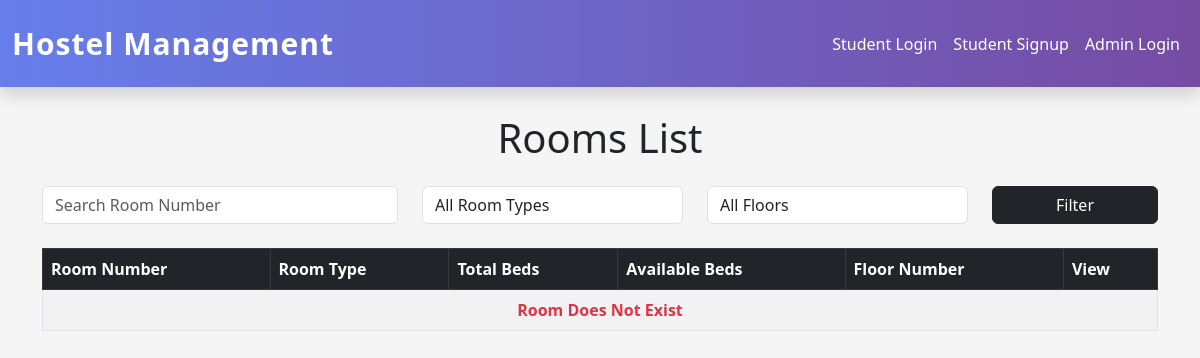
/room-list/, run on an earlier commit of the app's database.
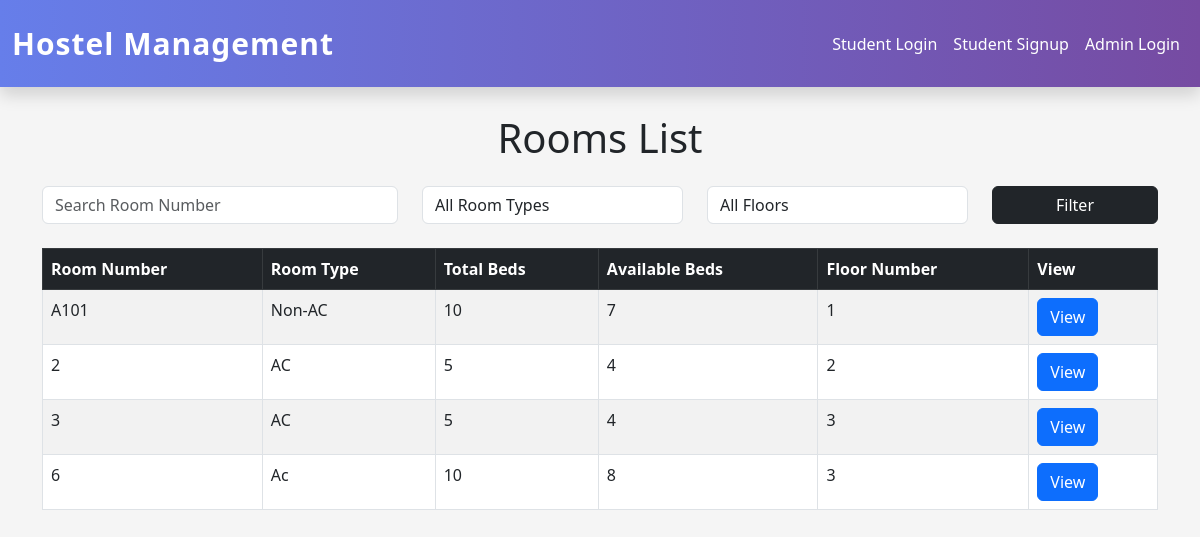
And on a later commit of the database.
### hostel_app/models.py (models this page shows, shortened)
class Room(models.Model):
    ROOM_TYPES = [
        ('AC', 'AC'),
        ('Non-AC', 'Non-AC'),
    ]
    room_number = models.CharField(
        max_length=20,
        unique=True
    )
    room_type = models.CharField(
        max_length=20,
        choices=ROOM_TYPES
    )
    total_beds = models.IntegerField()
    available_beds = models.IntegerField()
    floor_number = models.IntegerField()

### hostel_app/views.py (the view)
# urls.py: path('room-list/',views.room_list,name='room-list'),
def room_list(request):
    rooms = Room.objects.all()
    search = request.GET.get('search')
    room_type = request.GET.get('room_type')
    floor = request.GET.get('floor')
    if search:
        rooms = rooms.filter(
            room_number__icontains=search
        )
    if room_type:
        rooms = rooms.filter(
            room_type=room_type
        )
    if floor:
        rooms = rooms.filter(
            floor_number=floor
        )
    floors = Room.objects.values_list(
        'floor_number',
        flat=True
    ).distinct()
    context = {
        "rooms": rooms,
        "floors": floors
    }
    return render(
        request,
        "rooms/room_list.html",
        context
    )

### hostel_app/templates/rooms/room_list.html (shortened to what this page needs)
{% extends "master.html" %}
{% block content %}
<h1 class="text-center mt-4 mb-4">
    Rooms List
</h1>
<form method="GET" class="row mb-4">
    <div class="col-md-4">
        <input
            type="text"
            name="search"
            class="form-control"
            placeholder="Search Room Number"
        >
    </div>
    <div class="col-md-3">
        <select
            name="room_type"
            class="form-control"
        >
            <option value="">
                All Room Types
            </option>
        </select>
    </div>
    <div class="col-md-3">
        <select
            name="floor"
            class="form-control"
        >
            <option value="">
                All Floors
            </option>
        </select>
    </div>
    <div class="col-md-2">
        <button
            type="submit"
            class="btn btn-dark w-100"
        >
            Filter
        </button>
    </div>
</form>
    <table class="table table-striped table-bordered">
        <thead class="table-dark">
            <tr>
                <th>Room Number</th>
                <th>Room Type</th>
                <th>Total Beds</th>
                <th>Available Beds</th>
                <th>Floor Number</th>
                {% if user.is_staff %}
                    <th>Action</th>
                {% else %}
                    <th>View</th>
                {% endif %}
            </tr>
        </thead>
         <tbody>
    {% for room in rooms %}
    <tr>
        <td>{{ room.room_number }}</td>
        <td>{{ room.room_type }}</td>
        <td>{{ room.total_beds }}</td>
        <td>{{ room.available_beds }}</td>
        <td>{{ room.floor_number }}</td>
        <td>
            <a
                href="{% url 'room-details' room.id %}"
                class="btn btn-primary"
            >
                View
            </a>
        </td>
    </tr>
    {% empty %}
    <tr>
        <td
            colspan="7"
            class="text-center text-danger fw-bold"
        >
            Room Does Not Exist
        </td>
    </tr>
    {% endfor %}
</tbody>
    </table>
</div>
{% endblock content %}

What changed in the data, as far as the page shows it:
added Room: room_number "A101", room_type "Non-AC", total_beds "10", available_beds "7", floor_number "1"
added Room: room_number "2", room_type "AC", total_beds "5", available_beds "4", floor_number "2"
added Room: room_number "3", room_type "AC", total_beds "5", available_beds "4", floor_number "3"
added Room: room_number "6", room_type "Ac", total_beds "10", available_beds "8", floor_number "3"
Also different on the page:
text no longer shown: "Room Does Not Exist"
